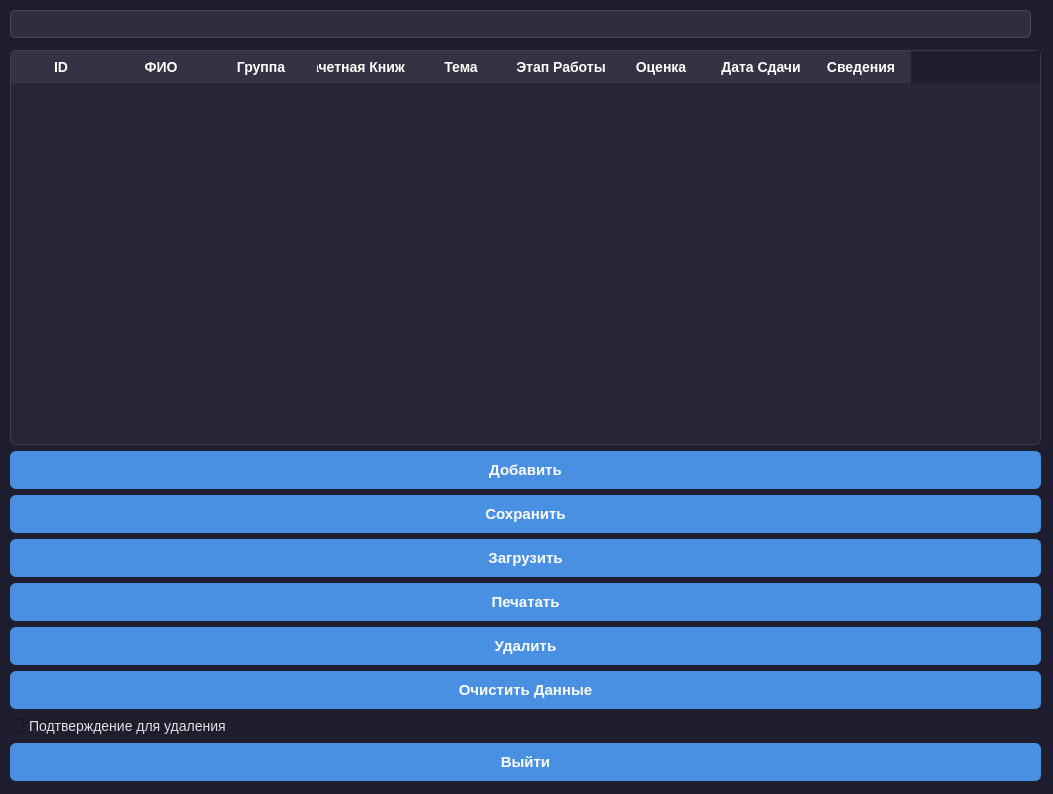
<?xml version="1.0" encoding="UTF-8"?>
<ui version="4.0">
 <class>project</class>
 <widget class="QWidget" name="project">
  <property name="geometry">
   <rect>
    <x>0</x>
    <y>0</y>
    <width>1053</width>
    <height>794</height>
   </rect>
  </property>
  <property name="windowTitle">
   <string>Form</string>
  </property>
  <property name="styleSheet">
   <string notr="true">/* Общий стиль для всего приложения */
QWidget {
    background-color: #1e1e2f;
    color: #e0e0e0;
    font-family: 'Segoe UI', Tahoma, Geneva, Verdana, sans-serif;
    font-size: 14px;
}

/* Группа */
QGroupBox {
    border: 1px solid #3a3f4b;
    border-radius: 8px;
    margin-top: 20px;
    padding: 12px 16px;
    background-color: #2b2b3c;
    color: #e0e0e0;
}

QGroupBox:title {
    subcontrol-origin: margin;
    subcontrol-position: top left;
    padding: 0 6px;
    font-weight: bold;
    font-size: 15px;
    color: #ffffff;
}

/* Метки */
QLabel {
    color: #d6d6d6;
    font-size: 14px;
    font-weight: 500;
    padding: 2px 4px;
}

QLabel#sectionTitle {
    font-size: 18px;
    font-weight: bold;
    color: #87cefa; /* light sky blue */
    padding: 4px 0;
}

/* Кнопки */
QPushButton {
    background-color: #4a90e2;
    color: white;
    border: none;
    border-radius: 6px;
    padding: 10px 24px;
    font-size: 15px;
    font-weight: 600;
}

QPushButton:hover {
    background-color: #357ab8;
}

QPushButton:pressed {
    background-color: #2e5c9a;
}

/* Поля ввода */
QLineEdit {
    background-color: #2e2e3e;
    color: #ffffff;
    border: 1px solid #4a4a60;
    border-radius: 6px;
    padding: 6px 10px;
    font-size: 14px;
}

QLineEdit:focus {
    border: 1px solid #4a90e2;
    background-color: #3a3a50;
}

/* Таблица */
QTableWidget {
    background-color: #262637;
    alternate-background-color: #2e2e42;
    gridline-color: #3a3f4b;
    border: 1px solid #3a3f4b;
    border-radius: 6px;
    font-size: 14px;
    color: #e0e0e0;
    selection-background-color: #4a90e2;
    selection-color: #ffffff;
}

QHeaderView::section {
    background-color: #333344;
    color: #ffffff;
    padding: 6px;
    border: none;
    font-weight: bold;
    font-size: 14px;
}

QTableCornerButton::section {
    background-color: #333344;
    border: none;
}

/* Скроллбары (для виджетов с прокруткой) */
QScrollBar:vertical {
    background: #1e1e2f;
    width: 12px;
    margin: 0px;
    border-radius: 6px;
}

QScrollBar::handle:vertical {
    background: #4a90e2;
    min-height: 20px;
    border-radius: 6px;
}

QScrollBar::add-line:vertical,
QScrollBar::sub-line:vertical {
    height: 0px;
}

QScrollBar:horizontal {
    background: #1e1e2f;
    height: 12px;
    margin: 0px;
    border-radius: 6px;
}

QScrollBar::handle:horizontal {
    background: #4a90e2;
    min-width: 20px;
    border-radius: 6px;
}

QScrollBar::add-line:horizontal,
QScrollBar::sub-line:horizontal {
    width: 0px;
}
</string>
  </property>
  <widget class="QWidget" name="verticalLayoutWidget">
   <property name="geometry">
    <rect>
     <x>10</x>
     <y>50</y>
     <width>1031</width>
     <height>731</height>
    </rect>
   </property>
   <layout class="QVBoxLayout" name="verticalLayout">
    <item>
     <widget class="QTableWidget" name="tableWidget">
      <column>
       <property name="text">
        <string>ID</string>
       </property>
      </column>
      <column>
       <property name="text">
        <string>ФИО</string>
       </property>
      </column>
      <column>
       <property name="text">
        <string>Группа</string>
       </property>
      </column>
      <column>
       <property name="text">
        <string>Зачетная Книжка</string>
       </property>
      </column>
      <column>
       <property name="text">
        <string>Тема</string>
       </property>
      </column>
      <column>
       <property name="text">
        <string>Этап Работы</string>
       </property>
      </column>
      <column>
       <property name="text">
        <string>Оценка</string>
       </property>
      </column>
      <column>
       <property name="text">
        <string>Дата Сдачи</string>
       </property>
      </column>
      <column>
       <property name="text">
        <string>Сведения</string>
       </property>
      </column>
     </widget>
    </item>
    <item>
     <widget class="QPushButton" name="btnAdd">
      <property name="text">
       <string>Добавить</string>
      </property>
     </widget>
    </item>
    <item>
     <widget class="QPushButton" name="bntSave">
      <property name="text">
       <string>Сохранить</string>
      </property>
     </widget>
    </item>
    <item>
     <widget class="QPushButton" name="btnUpload">
      <property name="text">
       <string>Загрузить</string>
      </property>
     </widget>
    </item>
    <item>
     <widget class="QPushButton" name="btnPrint">
      <property name="text">
       <string>Печатать</string>
      </property>
     </widget>
    </item>
    <item>
     <widget class="QPushButton" name="btnDelete">
      <property name="text">
       <string>Удалить</string>
      </property>
     </widget>
    </item>
    <item>
     <widget class="QPushButton" name="btnClear">
      <property name="text">
       <string>Очистить Данные</string>
      </property>
     </widget>
    </item>
    <item>
     <widget class="QCheckBox" name="checkBoxConfrimDelete">
      <property name="text">
       <string>Подтверждение для удаления</string>
      </property>
     </widget>
    </item>
    <item>
     <widget class="QPushButton" name="btnBack">
      <property name="text">
       <string>Выйти</string>
      </property>
     </widget>
    </item>
   </layout>
  </widget>
  <widget class="QLineEdit" name="lineEditFind">
   <property name="geometry">
    <rect>
     <x>10</x>
     <y>10</y>
     <width>1021</width>
     <height>28</height>
    </rect>
   </property>
  </widget>
 </widget>
 <resources/>
 <connections/>
</ui>
